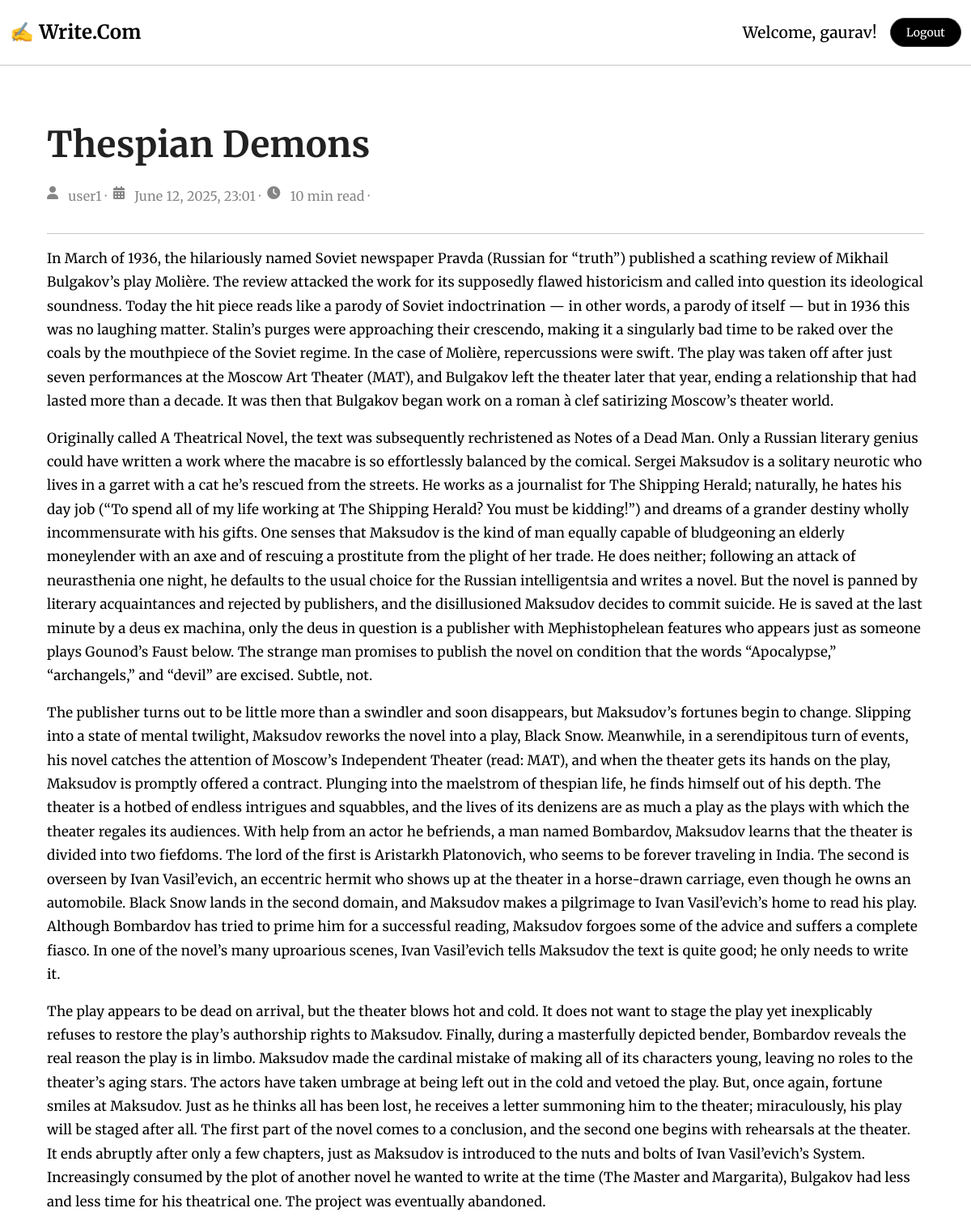
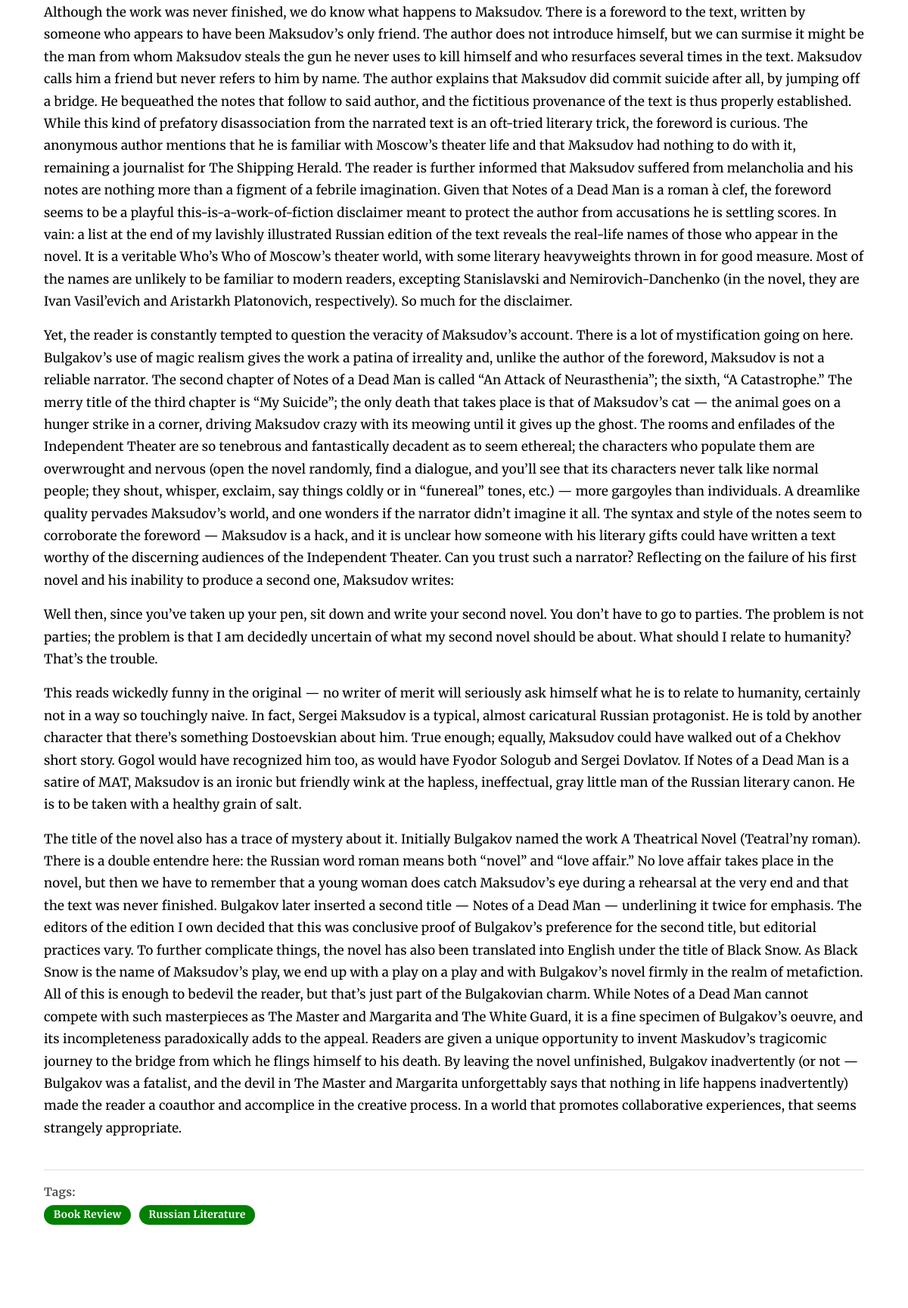
/post/thespian-demons-vJDUHijN/ (signed in, upper part), run on the app's committed database (2 pictures, top to bottom).
### blog/models.py (models this page shows, shortened)
class Post(models.Model):
    author=models.ForeignKey(User,on_delete=models.CASCADE)
    title=models.CharField(max_length=200)
    slug=models.SlugField(unique=True,blank=True)
    content=models.TextField()
    created_at=models.DateTimeField(auto_now_add=True)
    updated_at=models.DateTimeField(auto_now=True)
    tags=models.ManyToManyField(Tag,blank=True)
    content_html=models.TextField(blank=True)
    @property
    def read_time(self):
        word_count=len(strip_tags(self.content).split())
        minutes=math.ceil(word_count/200)
        return f"{minutes} min read"

class Tag(models.Model):
    name=models.CharField(max_length=255,unique=True)

### blog/views.py (the view, shortened to what this page needs)
# urls.py: path('post/<slug:slug>/',views.post_detail,name='post_detail'),
def post_detail(request,slug):
    post=get_object_or_404(Post,slug=slug)
    post.content_html=markdown2.markdown(post.content,
        extras=[
            "fenced-code-blocks",
            "tables",
            "code-friendly",
            "strike",
            "break-on-newline",
            "target-blank-links",
            "header-ids",
        ])
    comments=post.comments.order_by('-created_at')
    comment_form=CommentForm()
    return render(request,'blog/post_detail.html',{
        'post':post,
        'comments':comments,
        'comment_form':comment_form,
        })

### blog/templates/blog/post_detail.html (shortened to what this page needs)
{% extends "blog/base.html" %}
{% load static %}
{% block content %}
<link rel="stylesheet" href="https://cdnjs.cloudflare.com/ajax/libs/animate.css/4.1.1/animate.min.css" />
<link rel="stylesheet" href="{% static 'css/markdown.css' %}">
<div class="post-container">
  <article class="post-wrapper animate__animated animate__fadeIn">
    <h1 class="post-title">{{ post.title }}</h1>
    <p class="post-meta">
      <i class="fas fa-user me-1"></i> {{ post.author.username }} &middot;
      <i class="fas fa-calendar-alt me-1"></i> {{ post.created_at|date:"F j, Y, G:i" }} &middot;
      <i class="fas fa-clock me-1"></i> {{ post.read_time }} &middot;
    </p>
<hr class="mt-0">
    <div id="postContent" class="post-content">
      {{ post.content_html|safe }}
    </div>
    {% if post.tags.exists %}
  <div class="post-tags">
    <strong>Tags:</strong><br>
    {% for tag in post.tags.all %}
      <span class="badge rounded-pill">{{ tag.name }}</span>
    {% endfor %}
  </div>
{% else %}
  <div class="post-tags">
    <strong>Tags:</strong><br>
    <span class="text-muted">No tags</span>
  </div>
{% endif %}
  </article>
</div>
{% endblock %}

### blog/templates/blog/base.html (shortened to what this page needs)
<!DOCTYPE html>
<html lang="en">
<head>
    <link href="https://cdn.jsdelivr.net/npm/bootstrap@5.3.0/dist/css/bootstrap.min.css" rel="stylesheet">
    <link rel="stylesheet" href="https://cdnjs.cloudflare.com/ajax/libs/font-awesome/6.5.0/css/all.min.css">
</head>
<body>
<nav class="navbar navbar-expand-lg modern-navbar py-3">
  <div class="container-fluid">
    <a class="navbar-brand fw-bold" href="/" style="font-size: 1.5rem;">
      ✍️ Write.Com
    </a>
    <div class="ms-auto d-flex align-items-center gap-2">
      {% if user.is_authenticated %}
        <span class="me-2 user-greeting">
          Welcome, {{ user.username }}!
        </span>
        <form action="{% url 'custom_logout' %}" method="post" style="display:inline;">
          <button type="submit" class="btn modern-btn btn-sm">
            Logout
          </button>
        </form>
      {% else %}
        <a href="{% url 'custom_login' %}" class="btn modern-btn btn-sm">Login</a>
        <a href="{% url 'custom_register' %}" class="btn modern-btn btn-sm">Sign Up</a>
      {% endif %}
    </div>
  </div>
</nav>
<hr class="mt-0">
<div class="container mt-4">
    {% block content %}
    {% endblock %}
</div>
</body>
</html>

### blog/static/css/markdown.css (style rules this page uses)
.post-content { font-family: 'Merriweather','Segoe UI', sans-serif; color: #000000; line-height: 1.75; font-size: 1.05rem; }

### blog/templates/blog/base.html (style rules this page uses)
body { background-color: #ffffff; color: #2e2a26; font-family: 'Merriweather', 'Segoe UI', sans-serif; line-height: 1.6; font-size: 16px; letter-spacing: 0.25px; -webkit-font-smoothing: antialiased; }
.modern-navbar { background: #ffffff; font-family: 'Merriweather', 'Segoe UI', sans-serif; transition: background-color 0.3s ease; }
.modern-navbar .navbar-brand { color: #000000; font-weight: 700; text-decoration: none; transition: color 0.3s ease; }
.modern-navbar .user-greeting { font-size: 1.2rem; font-weight: 500; color: #000000; }
.modern-btn { background-color:rgb(0, 0, 0); border: 1px solid #383838; color: #ffffff; padding: 0.4rem 1.2rem; border-radius: 20px; font-weight: 500; transition: all 0.25s ease-in-out; font-family: 'Merriweather', 'Segoe UI', sans-serif; }

### blog/templates/blog/post_detail.html (style rules this page uses)
body { font-family: 'Merriweather', sans-serif; background-color: #ffffff; color: #1e1e1e; }
.post-container { justify-content: center; padding: 3rem 1rem; }
.post-title { font-size: 2.75rem; font-weight: 700; color: #222; text-align: left; margin-bottom: 1.5rem; }
.post-meta { font-size: 1rem; color: #858585; margin-bottom: 2rem; display: flex; flex-wrap: wrap; gap: 0.5rem; }
.post-content { font-size: 1.05rem; line-height: 1.9; color: #333; overflow-wrap: break-word; }
.post-tags { margin-top: 2.5rem; padding-top: 1rem; border-top: 1px solid #ddd; }
.post-tags strong { font-size: 0.95rem; color: #555; }
.post-tags .badge { display: inline-block; background:green; color: #fff; padding: 0.4rem 0.8rem; border-radius: 999px; font-size: 0.85rem; margin: 0.25rem 0.4rem 0 0; transition: background-color 0.25s; }

### data on the page
Post: title "Thespian Demons", author.username "user1", created_at "June 12, 2025, 23:01", read_time "10 min read", content_html "In March of 1936, the hilariously named Soviet newspaper Pravda (Russian for “truth”) published a scathing review of Mikhail Bulgakov’s play Molière. The review attacked the work for its supposedly flawed historicism and called into question its ideological soundness. Today the hit piece reads like a parody of Soviet indoctrination — in other words, a parody of itself — but in 1936 this was no laughing matter. Stalin’s purges were approaching their crescendo, making it a singularly bad time to be raked over the coals by the mouthpiece of the Soviet regime. In the case of Molière, repercussions were swift. The play was taken off after just seven performances at the Moscow Art Theater (MAT),…"
Tag: name "Book Review"
Tag: name "Russian Literature"

### other printed values
{{ user.username }} "gaurav"
